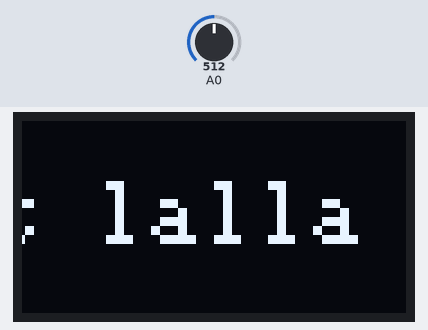
Bench run of a sketch on a simulated Arduino Uno, built with avr-gcc and run on an emulated ATmega328P. Shown: 128×64 one-colour display. The test bench sets the inputs (shaded band); at power-on: A0 = 512.

Above: at 1.2 s.
1.3 s: A0 set to 716
At 1.9 s:
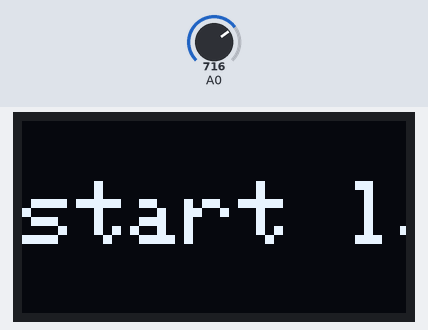
2.8 s: A0 set to 511
At 3.5 s:
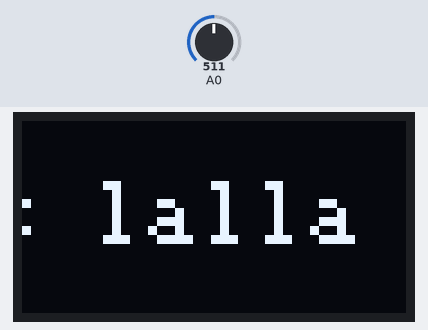
4.3 s: A0 set to 306
At 5.1 s:
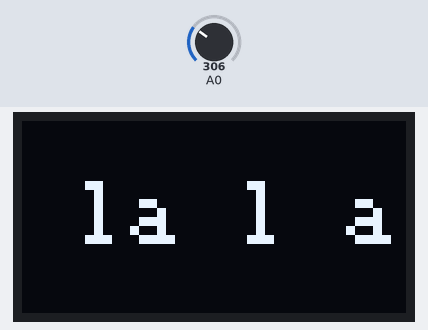
Timing chart, 0 to 7.3 s (numbered marks = the images above; inputs shaded):
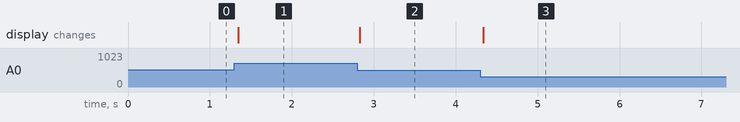

The sketch:

OLED_Scroller.ino
```cpp
//importing Libraries
#include <SPI.h>
#include <Adafruit_GFX.h>
#include <Adafruit_SSD1306.h>

//wiring for display
#define OLED_DC  9
#define OLED_RST 8
#define OLED_CS  10

//global variables
int textSize = 3;  // change this to resize the text - scrolling adjusts to match
char message[] = "start lalla la l al al END";
int scrollDistance = strlen(message) * 6 * textSize - 128;  // text width minus screen width


Adafruit_SSD1306 display(128, 64, &SPI, OLED_DC, OLED_RST, OLED_CS, 8000000UL);

void setup() {
  display.begin(SSD1306_SWITCHCAPVCC);
  display.clearDisplay();
  display.setTextColor(WHITE);
  display.setTextSize(textSize);
  display.setTextWrap(false);
}//end setup function


void loop() {
  display.clearDisplay();
  int reading = constrain(analogRead(A0), 50, 660);
  int x = map(reading, 50, 660, -scrollDistance, 0);
  display.setCursor(x, 20);
  display.print(message);
  display.display();
}//end loop function
```

Measured:
- after the input at 1.3 s, the display: changes after 0.05 s (image 1)
- after the input at 2.8 s, the display: changes at once (image 2)
- after the input at 4.3 s, the display: changes at once (image 3)
